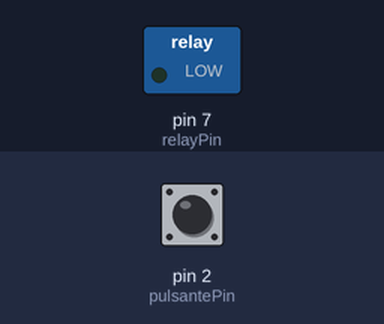
Simulated run of this sketch. Board: Arduino Uno, built with avr-gcc and run on an emulated ATmega328P. On the bench: switched loads named in the sketch (green lamp = pin HIGH). The inputs (shaded band) are chosen by the test bench; at power-on: pin 2 (pulsantePin) HIGH.

Above: at 1.2 s.
1.3 s: pin 2 (pulsantePin) pulled LOW for 0.15 s
At 2.4 s:
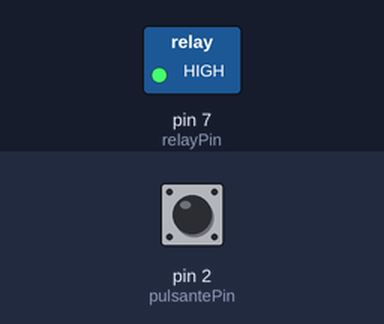
Timing chart, 0 to 7.8 s (numbered marks = the images above; inputs shaded):
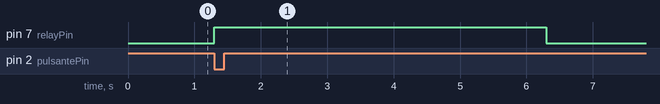

Measured:
- after the input at 1.3 s, pin 7 (relayPin): LOW → HIGH at once, → LOW 5.0 s later

The sketch:

gin-tronic_v0.ino
```cpp
const int pulsantePin = 2; // Pin del pulsante
const int relayPin = 7;    // Pin del relay

void setup() {
  pinMode(pulsantePin, INPUT_PULLUP); // Imposta il pin del pulsante come input con pull-up
  pinMode(relayPin, OUTPUT);          // Imposta il pin del relay come output
}

void loop() {
  if (digitalRead(pulsantePin) == LOW) { // Verifica se il pulsante è premuto (LOW)
    digitalWrite(relayPin, HIGH);        // Accendi il relay
    delay(5000);                         // Attendere 5 secondi (5000 millisecondi)
    digitalWrite(relayPin, LOW);         // Spegni il relay dopo 5 secondi
  }
}
```
